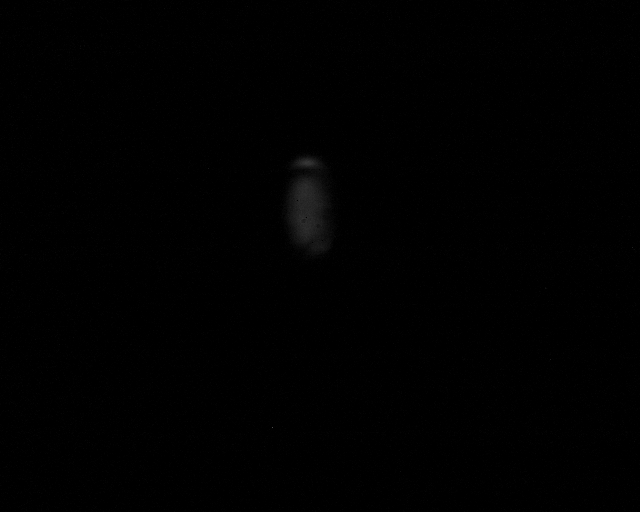
#> input picture MQO/vidnost/processed/37_FILTER.png, 640 x 512 px; its folder holds 8 pictures in this run
$ jupyter execute --allow-errors Wavelength_calibration.ipynb
#> lines starting #> are read from the running program, lines starting #| are printed output that depends on the picture
[cell 1]
import os
import numpy as np
import matplotlib.pyplot as plt
from PIL import Image
from scipy.optimize import curve_fit
from sklearn.metrics import r2_score


class CrystalExperiment:
    """
    Класс отдельного эксперимента (для конкретного расстояния между кристаллами).
    Хранит внутри себя настройки, сырые данные и результаты как с фильтром, так и без.
    """
    C_LIGHT = 299_792_458  # Скорость света (м/с)

    def __init__(self, filter_filename, config=None):
        self.filter_filename = filter_filename
        self.base_name = filter_filename.split("_")[0]
        self.distance = float(self.base_name)
        self.nofilter_filename = f"{self.base_name}_NOFILTER.png"

        # Дефолтная конфигурация эксперимента
        if config is None:
            config = {
                "left": 250, "right": 370,
                "top": 140, "bottom": 275,
                "target_wavelength": 808.0,
                "output_dir": "analysis_output"
            }
        self.config = config

        # Пути для сохранения графиков конкретно этого эксперимента
        self.filter_dir = os.path.join(config["output_dir"], "filter_fits")
        self.nofilter_dir = os.path.join(config["output_dir"], "nofilter_spectra")

        # Данные с фильтром (калибровка)
        self.fit_result = None

        # Данные без фильтра (анализ спектра)
        self.img_nf = None
        self.crop_nf = None
        self.spectrum_nf = None

        # Финальные рассчитанные физические параметры
        self.intensity = None
        self.pixel808 = None
        self.log_line = ""

    # ============================================================
    # МАТЕМАТИЧЕСКИЕ МОДЕЛИ (МЕТОДЫ КЛАССА)
    # ============================================================

    @staticmethod
    def _gaussian(w, w0, sig):
        return np.exp(-0.5 * ((w - w0) / sig) ** 2)

    @staticmethod
    def _convert_w_to_l(func, w_range, *params):
        l_range = 2 * np.pi * CrystalExperiment.C_LIGHT / w_range * 1e-3
        y_w = func(w_range, *params)
        y_l = y_w / l_range**2
        y_l /= np.max(y_l)
        return y_l

    @staticmethod
    def _gfit(pix, alpha, beta, shift, scale):
        wavelength = shift + scale * pix
        c_factor = 2 * np.pi * CrystalExperiment.C_LIGHT * 1e-3
        ang_freq = c_factor / wavelength

        l0 = 810
        l_fwhm = 10
        w0 = c_factor / l0

        w_fwhm = c_factor * l_fwhm / (l0**2 - (l_fwhm / 2)**2)
        sig_w = w_fwhm / (2 * np.sqrt(2 * np.log(2)))

        y_l = CrystalExperiment._convert_w_to_l(
            CrystalExperiment._gaussian, ang_freq, w0, sig_w
        )
        y_l /= np.max(y_l)

        return beta + alpha * y_l

    # ============================================================
    # ВСПОМОГАТЕЛЬНЫЕ МЕТОДЫ ОБРАБОТКИ ИЗОБРАЖЕНИЙ
    # ============================================================

    def _load_image(self, filename):
#> called with filename = '37_FILTER.png'
        img = Image.open(f"processed/{filename}").convert("L")
        img = np.array(img, dtype=float)
#> img: shape (512, 640) float64
        img /= np.max(img)
        return img

    def _get_crop(self, img):
        return img[self.config["top"]:self.config["bottom"], self.config["left"]:self.config["right"]]
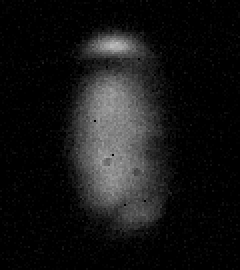
#> returned value: shape (135, 120) float64 (shown 2 times larger); min 0, max 0.74, mean 0.0871

    def _get_1d_spectrum(self, img):
        crop = self._get_crop(img)
        return np.trapezoid(crop, axis=0)

    # ============================================================
    # ОСНОВНАЯ ЛОГИКА ЭКСПЕРИМЕНТА
    # ============================================================

    def run_calibration(self):
        """Шаг 1: Загрузка данных С ФИЛЬТРОМ и проведение калибровки."""
        img = self._load_image(self.filter_filename)
        crop = self._get_crop(img)

        x_pix = np.arange(self.config["left"], self.config["right"])
        y_exp = np.trapezoid(crop, axis=0)
#> y_exp = 120 values, max 44.9 at index 56, min 0.452 at index 2, mean 11.75
        y_exp /= np.max(y_exp)
#> y_exp = 120 values, max 1 at index 56, min 0.0101 at index 2, mean 0.262

        p0 = [1.0, 0.1, 696.5, 0.37]

        popt, _ = curve_fit(
            self._gfit, x_pix, y_exp, p0=p0, maxfev=10000
        )
#> popt = [1.01, 0.00678, 702.1, 0.351]

        alpha, beta, shift, scale = popt
#> alpha = 1.01; beta = 0.00678; shift = 702.1; scale = 0.351
        y_fit = self._gfit(x_pix, *popt)
#> y_fit = 120 values, max 1.01 at index 58, min 0.00678 at index 119, mean 0.262
        r2 = r2_score(y_exp, y_fit)
#> r2 = 0.994

        self.fit_result = {
            "image": img, "crop": crop, "x_pix": x_pix,
            "y_exp": y_exp, "y_fit": y_fit,
            "alpha": alpha, "beta": beta,
            "shift": shift, "scale": scale, "r2": r2,
        }

    def process_nofilter_data(self):
        """Шаг 2: Обработка данных БЕЗ ФИЛЬТРА на основе полученной калибровки."""
        if self.fit_result is None:
            raise ValueError(f"Невозможно обработать {self.nofilter_filename} без предварительной калибровки!")

        shift = self.fit_result["shift"]
#> shift = 702.1
        scale = self.fit_result["scale"]
#> scale = 0.351

        self.img_nf = self._load_image(self.nofilter_filename)
#> `filter_names = [ "37_FILTER.png", "54_FILTER.png", "58_FILTER.png", "6..`: filter_names = ['37_FILTER.png', '54_FILTER.png', '58_FILTER.png', '61_FILTER.png', '65_FILTER.png', '77_FILTER.png', '91_FILTER.png', '96_FILTER.png', '107_FILTER.png', '116_FILTER.png', '120_FILTER.png', '132_FILTER.png', '153_FILTER.png', '183_FILTER.png']
#> the loop `for filename in filter_names:` made 14 passes
        self.crop_nf = self._get_crop(self.img_nf)
        self.spectrum_nf = self._get_1d_spectrum(self.img_nf)

        # Поиск пикселя по длине волны
        pixel = (self.config["target_wavelength"] - shift) / scale
        pixel_global = int(round(pixel))
        pixel_local = pixel_global - self.config["left"]

        # Усреднение по окну
        averaging_window = 2
        start = max(0, pixel_local - averaging_window)
        stop = min(len(self.spectrum_nf), pixel_local + averaging_window + 1)

        self.intensity = np.mean(self.spectrum_nf[start:stop])
        self.pixel808 = pixel

        # Формирование строки для логов
        self.log_line = (
            f"d={self.distance:6.1f} "
            f"shift={shift:9.4f} "
            f"scale={scale:9.6f} "
            f"pixel808={self.pixel808:8.2f} "
            f"I808={self.intensity:.6f} "
            f"R2={self.fit_result['r2']:.5f}"
        )

    # ============================================================
    # ОТРИСОВКА И СОХРАНЕНИЕ ГРАФИКОВ
    # ============================================================

    # [74 lines left out: functions save_plots, _save_filter_plot, _save_nofilter_plot, not called in this run]


class SpectroscopyBatchAnalyzer:
    """
    Класс-менеджер для агрегации нескольких объектов-экспериментов,
    их упорядочивания и построения финального аналитического отчета.
    """
    def __init__(self, output_dir="analysis_output"):
        self.output_dir = output_dir
        self.experiments = []

    def add_experiment(self, exp: CrystalExperiment):
        """Регистрирует объект эксперимента в общем пуле."""
        self.experiments.append(exp)

    def process_all(self):
        """Запускает последовательный конвейер обработки для каждого объекта."""
        os.makedirs(self.output_dir, exist_ok=True)

        for exp in self.experiments:
            print("=" * 60)
            print(f"Обработка объекта для расстояния: {exp.base_name} мм")

            exp.run_calibration()          # Шаг 1: Калибровка внутри объекта
            exp.process_nofilter_data()    # Шаг 2: Обработка "без фильтра" внутри объекта
            exp.save_plots()               # Шаг 3: Сохранение локальных графиков объекта

            print(exp.log_line)

        # Вызов финальной сборки данных по всем обработанным объектам
        self._generate_summary_report()

    # [29 lines left out: function _generate_summary_report, not called in this run]


# ============================================================
# РАБОТА С ОБЪЕКТАМИ (MAIN PIPELINE)
# ============================================================
#> (the rest of this cell did not finish here and is left out)

[cell 2]
import os
import numpy as np
import matplotlib.pyplot as plt
from PIL import Image
from scipy.optimize import curve_fit
from scipy.signal import find_peaks, savgol_filter
from sklearn.metrics import r2_score


class CrystalExperiment:
    """
    Класс отдельного эксперимента.
    Проводит калибровку по фильтру с выводом полной плашки коэффициентов,
    находит максимумы и минимумы на 808 нм, считает интенсивность и макс. видность.
    """
    C_LIGHT = 299_792_458

    def __init__(self, filter_filename, config=None):
        self.filter_filename = filter_filename
        self.base_name = filter_filename.split("_")[0]
        self.distance = float(self.base_name)
        self.nofilter_filename = f"{self.base_name}_NOFILTER.png"

        if config is None:
            config = {
                "left": 250, "right": 370,
                "top": 140, "bottom": 275,
                "target_wavelength": 808.0,
                "output_dir": "analysis_output",
                "stripe_width": 3,
                "savgol_window": 13,
                "savgol_poly": 2,
                "peak_prominence": 0.008,
                "valley_prominence": 0.008,
                "peak_distance": 6,
                "peak_height_min": 0.12
            }
        self.config = config

        self.filter_dir = os.path.join(config["output_dir"], "filter_fits")
        self.nofilter_dir = os.path.join(config["output_dir"], "nofilter_spectra")

        self.fit_result = None
        self.img_nf = None
        self.crop_nf = None
        self.spectrum_nf = None

        self.slice_808 = None
        self.smoothed_slice = None

        self.peaks_idx = []
        self.valleys_idx = []
        self.paired_extrema = []
        self.local_visibilities = []

        self.pixel808 = None
        self.visibility = 0.0
        self.intensity = 0.0

        # Метрики интенсивности
        self.intensity_808_exact = 0.0
        self.intensity_808_avg = 0.0
        self.intensity_total = 0.0

        self.log_line = ""

    @staticmethod
    def _gaussian(w, w0, sig):
        return np.exp(-0.5 * ((w - w0) / sig) ** 2)

    @staticmethod
    def _convert_w_to_l(func, w_range, *params):
        l_range = 2 * np.pi * CrystalExperiment.C_LIGHT / w_range * 1e-3
        y_w = func(w_range, *params)
        y_l = y_w / l_range**2
        y_l /= np.max(y_l)
        return y_l

    @staticmethod
    def _gfit(pix, alpha, beta, shift, scale):
        wavelength = shift + scale * pix
        c_factor = 2 * np.pi * CrystalExperiment.C_LIGHT * 1e-3
        ang_freq = c_factor / wavelength
        l0 = 810
        l_fwhm = 10
        w0 = c_factor / l0
        w_fwhm = c_factor * l_fwhm / (l0**2 - (l_fwhm / 2)**2)
        sig_w = w_fwhm / (2 * np.sqrt(2 * np.log(2)))
        y_l = CrystalExperiment._convert_w_to_l(CrystalExperiment._gaussian, ang_freq, w0, sig_w)
        y_l /= np.max(y_l)
        return beta + alpha * y_l

    def _load_image(self, filename):
        img = Image.open(f"processed/{filename}").convert("L")
        img = np.array(img, dtype=float)
        img /= np.max(img)
        return img

    def _get_crop(self, img):
        return img[self.config["top"]:self.config["bottom"], self.config["left"]:self.config["right"]]

    def run_calibration(self):
        img = self._load_image(self.filter_filename)
        crop = self._get_crop(img)
        x_pix = np.arange(self.config["left"], self.config["right"])
#> x_pix = 120 values from 250 to 369
        y_exp = np.trapezoid(crop, axis=0)
#> y_exp = 120 values, max 44.9 at index 56, min 0.452 at index 2, mean 11.75
        y_exp /= np.max(y_exp)
#> y_exp = 120 values, max 1 at index 56, min 0.0101 at index 2, mean 0.262

        p0 = [1.0, 0.1, 696.5, 0.37]
        popt, _ = curve_fit(self._gfit, x_pix, y_exp, p0=p0, maxfev=10000)
#> popt = [1.01, 0.00678, 702.1, 0.351]
        y_fit = self._gfit(x_pix, *popt)
        r2 = r2_score(y_exp, y_fit)
#> r2 = 0.994

        self.fit_result = {
            "image": img, "crop": crop, "x_pix": x_pix,
            "y_exp": y_exp, "y_fit": y_fit,
            "alpha": popt[0], "beta": popt[1],
            "shift": popt[2], "scale": popt[3], "r2": r2,
        }

    def process_nofilter_data(self):
        if self.fit_result is None:
            raise ValueError("Калибровка не проведена!")

        shift = self.fit_result["shift"]
#> shift = 702.1
        scale = self.fit_result["scale"]
#> scale = 0.351

        self.img_nf = self._load_image(self.nofilter_filename)
        self.crop_nf = self._get_crop(self.img_nf)
        self.spectrum_nf = np.trapezoid(self.crop_nf, axis=0)

        self.pixel808 = (self.config["target_wavelength"] - shift) / scale
        pixel_local = int(round(self.pixel808)) - self.config["left"]

        # ---- РАСЧЕТ ВАРИАНТОВ ИНТЕНСИВНОСТИ ИЗ ОДНОМЕРНОГО СПЕКТРА ----
        # 1. Строго в точке 808 нм
        if 0 <= pixel_local < len(self.spectrum_nf):
            self.intensity_808_exact = self.spectrum_nf[pixel_local]
        else:
            self.intensity_808_exact = 0.0

        # 2. Усреднение по окрестности (±2 пикселя вокруг 808 нм)
        radius = 2
        w_start = max(0, pixel_local - radius)
        w_end = min(len(self.spectrum_nf), pixel_local + radius + 1)
        self.intensity_808_avg = np.mean(self.spectrum_nf[w_start:w_end]) if w_start < w_end else 0.0

        # 3. Полная интенсивность (интеграл всего одномерного спектра)
        self.intensity_total = np.trapezoid(self.spectrum_nf)

        # Анализ интерференционной картины вдоль Y
        half_width = self.config["stripe_width"] // 2
        start_x = max(0, pixel_local - half_width)
        stop_x = min(self.crop_nf.shape[1], pixel_local + half_width + 1)
        self.slice_808 = np.mean(self.crop_nf[:, start_x:stop_x], axis=1)

        w_len = self.config["savgol_window"]
        p_order = self.config["savgol_poly"]
        if w_len >= len(self.slice_808):
            w_len = len(self.slice_808) if len(self.slice_808) % 2 != 0 else len(self.slice_808) - 1
        self.smoothed_slice = savgol_filter(self.slice_808, window_length=w_len, polyorder=p_order)

        self.intensity = np.max(self.smoothed_slice)

        # Поиск экстремумов
        peaks, _ = find_peaks(
            self.smoothed_slice,
            prominence=self.config["peak_prominence"],
            distance=self.config["peak_distance"],
            height=self.config["peak_height_min"]
        )
        self.peaks_idx = peaks

        valleys = []
        if len(peaks) >= 2:
            p_left = peaks[0]
            p_right = peaks[-1]
            valley_zone = -self.smoothed_slice[p_left:p_right]
            valleys_local, _ = find_peaks(
                valley_zone,
                prominence=self.config["valley_prominence"],
                distance=self.config["peak_distance"]
            )
            valleys = valleys_local + p_left
        self.valleys_idx = valleys

        extrema_list = []
        for p in peaks: extrema_list.append((p, 'max', self.smoothed_slice[p]))
        for v in valleys: extrema_list.append((v, 'min', self.smoothed_slice[v]))
        extrema_list.sort(key=lambda x: x[0])

        self.local_visibilities = []
        self.paired_extrema = []
        for i in range(len(extrema_list) - 1):
            ex1, ex2 = extrema_list[i], extrema_list[i+1]
            if ex1[1] != ex2[1]:
                i_max = ex1[2] if ex1[1] == 'max' else ex2[2]
                i_min = ex1[2] if ex1[1] == 'min' else ex2[2]
                v_local = (i_max - i_min) / (i_max + i_min)
                self.local_visibilities.append(v_local)
                self.paired_extrema.append((ex1[0], ex2[0], ex1[1], ex2[1]))

        self.visibility = np.max(self.local_visibilities) if len(self.local_visibilities) > 0 else 0.0

        self.log_line = (
            f"d={self.distance:6.1f} | "
            f"Vis_Max={self.visibility:.5f} | "
            f"Exact_808={self.intensity_808_exact:.4f} | "
            f"Avg_808={self.intensity_808_avg:.4f}"
        )

    # [103 lines left out: functions save_plots, _save_filter_plot, _save_nofilter_plot, not called in this run]


class SpectroscopyBatchAnalyzer:
    """Менеджер автоматической пакетной обработки."""
    def __init__(self, output_dir="analysis_output"):
        self.output_dir = output_dir
        self.experiments = []

    def add_experiment(self, exp: CrystalExperiment):
        self.experiments.append(exp)

    def process_all(self):
        os.makedirs(self.output_dir, exist_ok=True)
        for exp in self.experiments:
            print("-" * 60)
            exp.run_calibration()
            exp.process_nofilter_data()
            exp.save_plots()
            print(exp.log_line)
        self._generate_summary_report()

    # [60 lines left out: function _generate_summary_report, not called in this run]


#> (the rest of this cell did not finish here and is left out)
